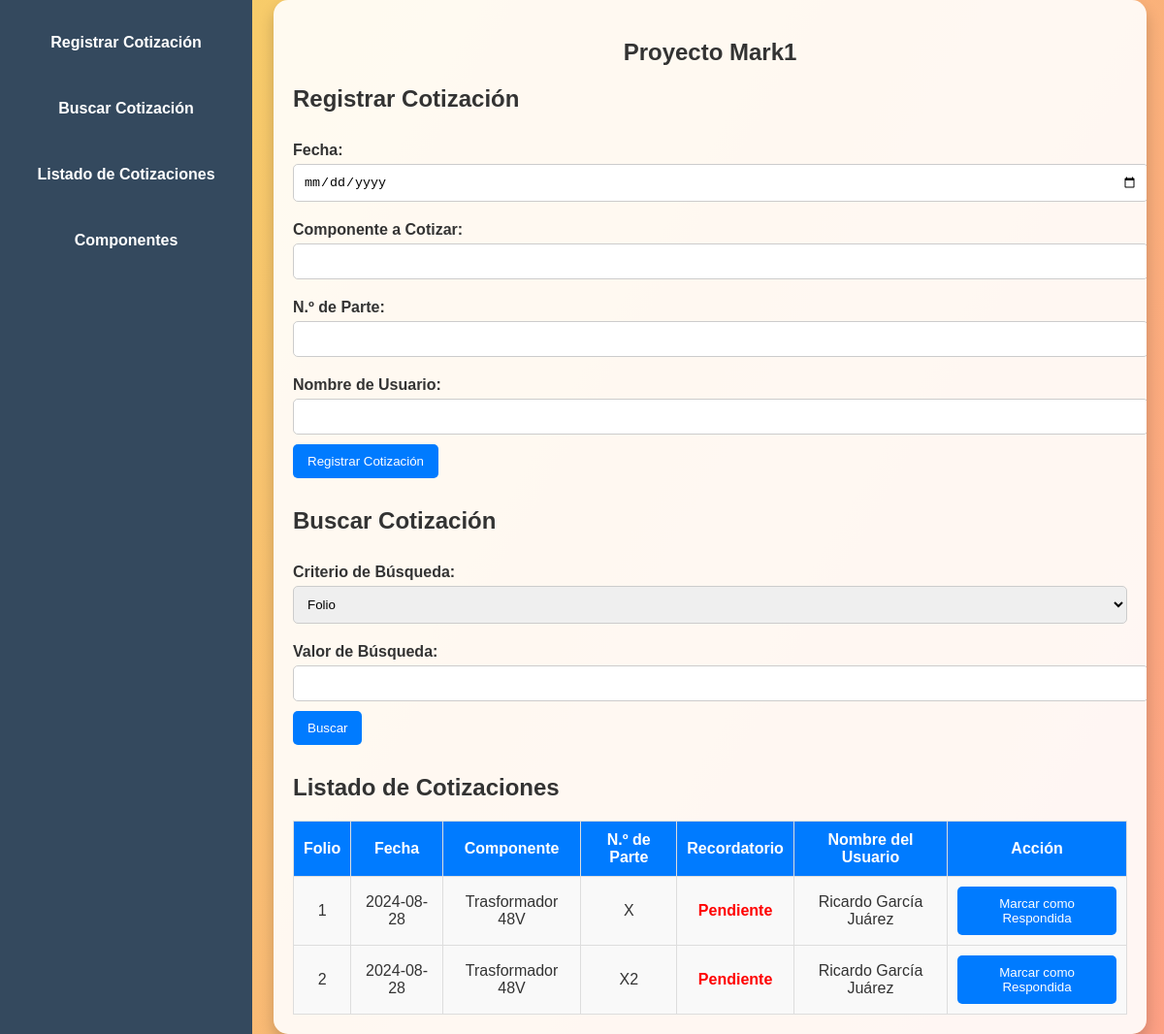
The page / (signed in) on the database as committed earlier.
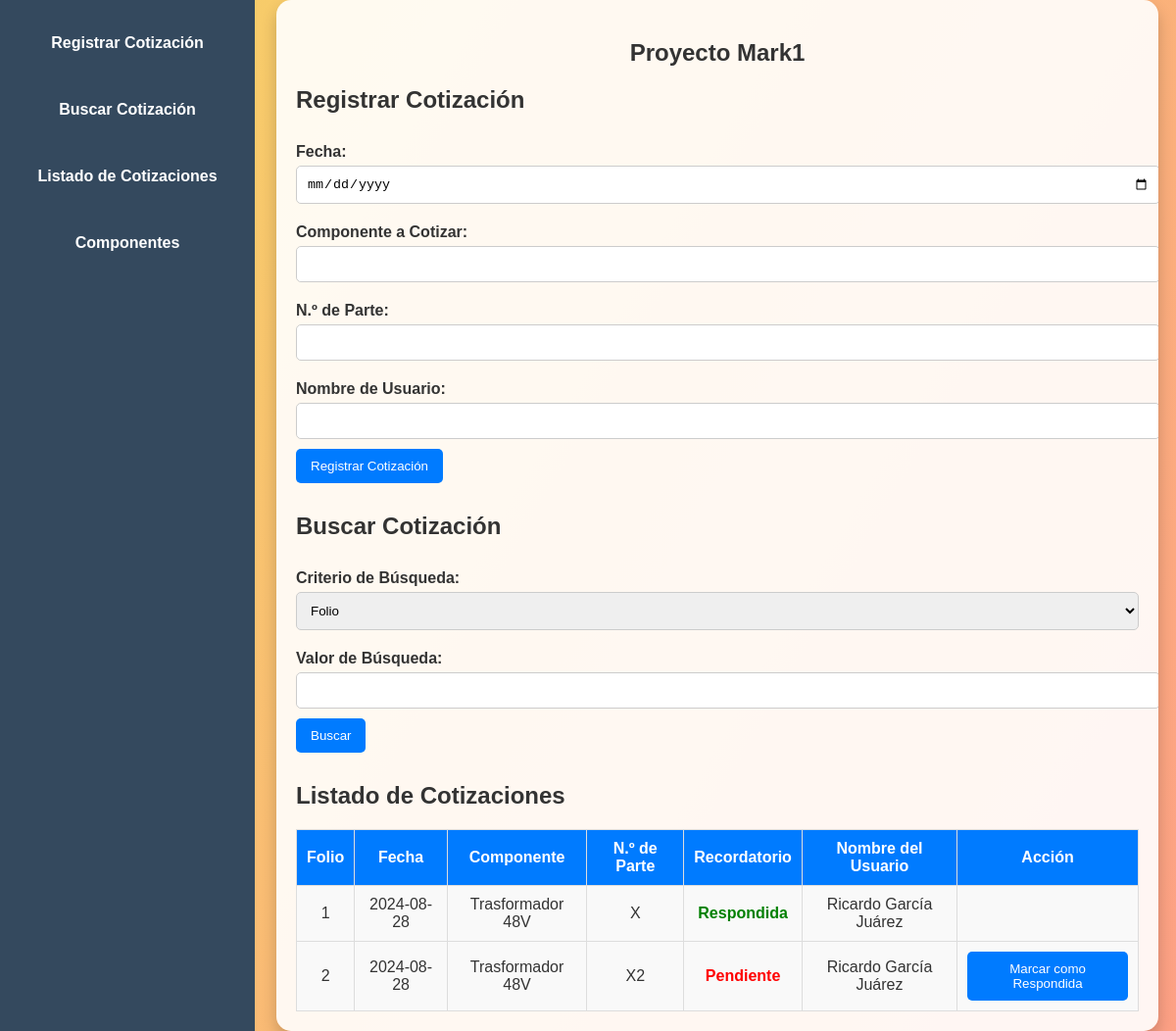
The same page on the database as committed later.
### app.py (models this page shows)
class Cotizacion(db.Model):
    id = db.Column(db.Integer, primary_key=True)
    fecha = db.Column(db.String(10), nullable=False)
    componente = db.Column(db.String(100), nullable=False)
    cotizacion = db.Column(db.String(100), nullable=False)
    recordatorio = db.Column(db.String(20), default='Pendiente')
    respondido = db.Column(db.Boolean, default=False)
    numero_serie = db.Column(db.String(50), nullable=False)
    mostrar_recordatorio = db.Column(db.Boolean, default=False)

### app.py (the view)
@app.route('/')
def index():
    if not session.get('logged_in'):
        return render_template('index.html')
    else:
        cotizaciones = Cotizacion.query.all()
        for cotizacion in cotizaciones:
            fecha_cotizacion = datetime.strptime(cotizacion.fecha, '%Y-%m-%d')
            diferencia_dias = (datetime.now() - fecha_cotizacion).days
            cotizacion.mostrar_recordatorio = diferencia_dias > 3 and not cotizacion.respondido
        return render_template('index.html', cotizaciones=cotizaciones)

### templates/index.html (shortened to what this page needs)
<!DOCTYPE html>
<html lang="es">
<head>
    <link rel="stylesheet" href="{{ url_for('static', filename='styles.css') }}">
</head>
<body>
    {% if not session.get('logged_in') %}
    <div class="content">
        <h2>Iniciar Sesión</h2>
        <form action="/login" method="POST">
            <label for="password">Contraseña:</label>
            <input type="password" id="password" name="password" required><br>
            <button type="submit">Ingresar</button>
        </form>
    </div>
    {% else %}
    <div class="menu-bar">
        <a href="#registro">Registrar Cotización</a>
        <a href="#buscar">Buscar Cotización</a>
        <a href="#listado">Listado de Cotizaciones</a>
        <a href="{{ url_for('componentes') }}">Componentes</a>
    </div>
    <div class="content">
        <section id="registro">
            <h1 style="text-align: center;">Proyecto Mark1</h1>
            <h2>Registrar Cotización</h2>
            <form action="/agregar" method="POST">
                <label for="fecha">Fecha:</label>
                <input type="date" id="fecha" name="fecha" required><br>
                <label for="componente">Componente a Cotizar:</label>
                <input type="text" id="componente" name="componente" required><br>
                <label for="cotizacion">N.º de Parte:</label>
                <input type="text" id="cotizacion" name="cotizacion" required><br>
                <label for="numero_serie">Nombre de Usuario:</label>
                <input type="text" id="numero_serie" name="numero_serie" required><br>
                <button type="submit">Registrar Cotización</button>
            </form>
        </section>
        <section id="buscar">
            <h2>Buscar Cotización</h2>
            <form action="/buscar" method="POST">
                <label for="criterio">Criterio de Búsqueda:</label>
                <select id="criterio" name="criterio">
                    <option value="folio">Folio</option>
                </select><br>
             <label for="valor">Valor de Búsqueda:</label>
                <input type="text" id="valor" name="valor" required><br>
                <button type="submit">Buscar</button>
            </form>
        </section>
        <section id="listado">
            <h2>Listado de Cotizaciones</h2>
            <div class="table-container">
                <table>
                    <thead>
                        <tr>
                            <th>Folio</th>
                            <th>Fecha</th>
                            <th>Componente</th>
                            <th>N.º de Parte</th>
                            <th>Recordatorio</th>
                            <th>Nombre del Usuario</th>
                            <th>Acción</th>
                        </tr>
                    </thead>
                    <tbody>
                        {% for cotizacion in cotizaciones %}
                        <tr>
                            <td>{{ cotizacion.id }}</td>
                            <td>{{ cotizacion.fecha }}</td>
                            <td>{{ cotizacion.componente }}</td>
                            <td>{{ cotizacion.cotizacion }}</td>
                            <td class="recordatorio">
                                {% if cotizacion.respondido %}
                                    <span style="color: green;">Respondida</span>
                                {% else %}
                                    <span style="color: red;">Pendiente</span>
                                {% endif %}
                            </td>
                            <td>{{ cotizacion.numero_serie }}</td>
                            <td>
                                {% if not cotizacion.respondido %}
                                <button onclick="openModal('{{ cotizacion.id }}')">Marcar como Respondida</button>
                                {% endif %}
                            </td>
                        </tr>
                        {% endfor %}
                    </tbody>
                </table>
            </div>
        </section>
        </div>
        {% endif %}
</body>
</html>

### static/styles.css (style rules this page uses)
:root { --primary-color: #007bff; --secondary-color: #0056b3; --text-color: #333; --bg-color: hsl(45, 88%, 42%); }
body { font-family: Arial, sans-serif; background: linear-gradient(120deg, #f6d365 0%, #fda085 100%); color: #333; display: flex; flex-direction: column; align-items: center; justify-content: center; height: 100vh; margin: 0; padding: 0; position: relative; }
h1, h2 { color: var(--text-color); margin-bottom: 20px; }
form { margin-bottom: 30px; text-align: left; }
form label { font-weight: bold; margin-top: 10px; display: inline-block; }
form input, form select { width: 100%; padding: 10px; margin: 5px 0 10px; border-radius: 5px; border: 1px solid #ccc; }
button { background-color: var(--primary-color); color: white; padding: 10px 15px; border: none; border-radius: 5px; cursor: pointer; transition: background-color 0.3s; }
table { width: 100%; border-collapse: collapse; margin-top: 20px; }
table th, table td { padding: 10px; text-align: center; border: 1px solid #ddd; }
table th { background-color: var(--primary-color); color: white; }
table td { background-color: #f9f9f9; }
body::before { content: ""; position: absolute; top: 0; left: 0; width: 100%; height: 100%; background: url('https://path-to-your-background-image.jpg') no-repeat center center/cover; z-index: -1; opacity: 0.1; }
.menu-bar { background-color: #34495e; padding: 10px; width: 20%; height: 100%; display: flex; flex-direction: column; align-items: center; position: fixed; top: 0; left: 0; }
.menu-bar a { color: #fff; margin: 15px 0; text-decoration: none; font-weight: bold; padding: 10px; width: 100%; text-align: center; transition: background 0.3s; }
.content { margin-left: 22%; width: 75%; padding: 20px; box-sizing: border-box; background-color: rgba(255, 255, 255, 0.9); border-radius: 15px; box-shadow: 0 8px 16px rgba(0, 0, 0, 0.2); overflow-y: auto; }
.recordatorio { color: #e74c3c; font-weight: bold; }

Rows that differ between the two databases and show on the page:
changed Cotizacion id 1: respondido "Pendiente Marcar como Respondida" → "Respondida"
